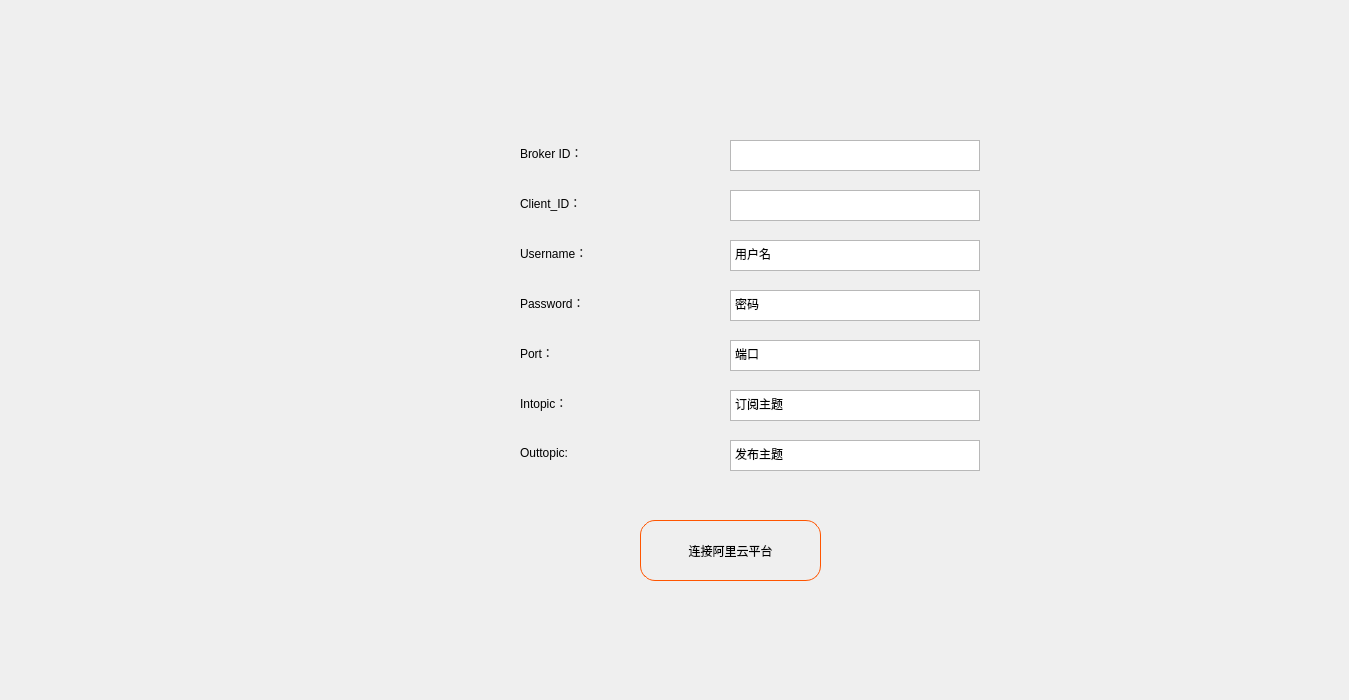
     <widget class="QWidget" name="tab_1_13">
      <attribute name="title">
       <string>Aliyun接入</string>
      </attribute>
      <widget class="QWidget" name="widget_19" native="true">
       <property name="geometry">
        <rect>
         <x>730</x>
         <y>140</y>
         <width>331</width>
         <height>331</height>
        </rect>
       </property>
       <widget class="QTextEdit" name="broker_4">
        <property name="geometry">
         <rect>
          <x>0</x>
          <y>0</y>
          <width>250</width>
          <height>31</height>
         </rect>
        </property>
        <property name="markdown">
         <string>根据物联网平台选择

</string>
        </property>
       </widget>
       <widget class="QTextEdit" name="port_4">
        <property name="geometry">
         <rect>
          <x>0</x>
          <y>200</y>
          <width>250</width>
          <height>31</height>
         </rect>
        </property>
        <property name="markdown">
         <string>端口

</string>
        </property>
        <property name="html">
         <string>&lt;!DOCTYPE HTML PUBLIC &quot;-//W3C//DTD HTML 4.0//EN&quot; &quot;http://www.w3.org/TR/REC-html40/strict.dtd&quot;&gt;
&lt;html&gt;&lt;head&gt;&lt;meta name=&quot;qrichtext&quot; content=&quot;1&quot; /&gt;&lt;meta charset=&quot;utf-8&quot; /&gt;&lt;style type=&quot;text/css&quot;&gt;
p, li { white-space: pre-wrap; }
hr { height: 1px; border-width: 0; }
li.unchecked::marker { content: &quot;\2610&quot;; }
li.checked::marker { content: &quot;\2612&quot;; }
&lt;/style&gt;&lt;/head&gt;&lt;body style=&quot; font-family:'Microsoft YaHei'; font-size:9pt; font-weight:400; font-style:normal;&quot;&gt;
&lt;p style=&quot; margin-top:6px; margin-bottom:6px; margin-left:0px; margin-right:0px; -qt-block-indent:0; text-indent:0px;&quot;&gt;端口&lt;/p&gt;&lt;/body&gt;&lt;/html&gt;</string>
        </property>
       </widget>
       <widget class="QTextEdit" name="client_4">
        <property name="geometry">
         <rect>
          <x>0</x>
          <y>50</y>
          <width>250</width>
          <height>31</height>
         </rect>
        </property>
        <property name="lineWrapMode">
         <enum>QTextEdit::LineWrapMode::WidgetWidth</enum>
        </property>
        <property name="markdown">
         <string>Client_ID

</string>
        </property>
       </widget>
       <widget class="QTextEdit" name="password_4">
        <property name="geometry">
         <rect>
          <x>0</x>
          <y>150</y>
          <width>250</width>
          <height>31</height>
         </rect>
        </property>
        <property name="markdown">
         <string>密码

</string>
        </property>
        <property name="html">
         <string>&lt;!DOCTYPE HTML PUBLIC &quot;-//W3C//DTD HTML 4.0//EN&quot; &quot;http://www.w3.org/TR/REC-html40/strict.dtd&quot;&gt;
&lt;html&gt;&lt;head&gt;&lt;meta name=&quot;qrichtext&quot; content=&quot;1&quot; /&gt;&lt;meta charset=&quot;utf-8&quot; /&gt;&lt;style type=&quot;text/css&quot;&gt;
p, li { white-space: pre-wrap; }
hr { height: 1px; border-width: 0; }
li.unchecked::marker { content: &quot;\2610&quot;; }
li.checked::marker { content: &quot;\2612&quot;; }
&lt;/style&gt;&lt;/head&gt;&lt;body style=&quot; font-family:'Microsoft YaHei'; font-size:9pt; font-weight:400; font-style:normal;&quot;&gt;
&lt;p style=&quot; margin-top:6px; margin-bottom:6px; margin-left:0px; margin-right:0px; -qt-block-indent:0; text-indent:0px;&quot;&gt;密码&lt;/p&gt;&lt;/body&gt;&lt;/html&gt;</string>
        </property>
       </widget>
       <widget class="QTextEdit" name="outtopic_4">
        <property name="geometry">
         <rect>
          <x>0</x>
          <y>300</y>
          <width>250</width>
          <height>31</height>
         </rect>
        </property>
        <property name="markdown">
         <string>发布主题

</string>
        </property>
        <property name="html">
         <string>&lt;!DOCTYPE HTML PUBLIC &quot;-//W3C//DTD HTML 4.0//EN&quot; &quot;http://www.w3.org/TR/REC-html40/strict.dtd&quot;&gt;
&lt;html&gt;&lt;head&gt;&lt;meta name=&quot;qrichtext&quot; content=&quot;1&quot; /&gt;&lt;meta charset=&quot;utf-8&quot; /&gt;&lt;style type=&quot;text/css&quot;&gt;
p, li { white-space: pre-wrap; }
hr { height: 1px; border-width: 0; }
li.unchecked::marker { content: &quot;\2610&quot;; }
li.checked::marker { content: &quot;\2612&quot;; }
&lt;/style&gt;&lt;/head&gt;&lt;body style=&quot; font-family:'Microsoft YaHei'; font-size:9pt; font-weight:400; font-style:normal;&quot;&gt;
&lt;p style=&quot; margin-top:6px; margin-bottom:6px; margin-left:0px; margin-right:0px; -qt-block-indent:0; text-indent:0px;&quot;&gt;发布主题&lt;/p&gt;&lt;/body&gt;&lt;/html&gt;</string>
        </property>
       </widget>
       <widget class="QTextEdit" name="username_4">
        <property name="geometry">
         <rect>
          <x>0</x>
          <y>100</y>
          <width>250</width>
          <height>31</height>
         </rect>
        </property>
        <property name="markdown">
         <string>用户名

</string>
        </property>
        <property name="html">
         <string>&lt;!DOCTYPE HTML PUBLIC &quot;-//W3C//DTD HTML 4.0//EN&quot; &quot;http://www.w3.org/TR/REC-html40/strict.dtd&quot;&gt;
&lt;html&gt;&lt;head&gt;&lt;meta name=&quot;qrichtext&quot; content=&quot;1&quot; /&gt;&lt;meta charset=&quot;utf-8&quot; /&gt;&lt;style type=&quot;text/css&quot;&gt;
p, li { white-space: pre-wrap; }
hr { height: 1px; border-width: 0; }
li.unchecked::marker { content: &quot;\2610&quot;; }
li.checked::marker { content: &quot;\2612&quot;; }
&lt;/style&gt;&lt;/head&gt;&lt;body style=&quot; font-family:'Microsoft YaHei'; font-size:9pt; font-weight:400; font-style:normal;&quot;&gt;
&lt;p style=&quot; margin-top:6px; margin-bottom:6px; margin-left:0px; margin-right:0px; -qt-block-indent:0; text-indent:0px;&quot;&gt;用户名&lt;/p&gt;&lt;/body&gt;&lt;/html&gt;</string>
        </property>
       </widget>
       <widget class="QTextEdit" name="intopic_4">
        <property name="geometry">
         <rect>
          <x>0</x>
          <y>250</y>
          <width>250</width>
          <height>31</height>
         </rect>
        </property>
        <property name="markdown">
         <string>订阅主题

</string>
        </property>
        <property name="html">
         <string>&lt;!DOCTYPE HTML PUBLIC &quot;-//W3C//DTD HTML 4.0//EN&quot; &quot;http://www.w3.org/TR/REC-html40/strict.dtd&quot;&gt;
&lt;html&gt;&lt;head&gt;&lt;meta name=&quot;qrichtext&quot; content=&quot;1&quot; /&gt;&lt;meta charset=&quot;utf-8&quot; /&gt;&lt;style type=&quot;text/css&quot;&gt;
p, li { white-space: pre-wrap; }
hr { height: 1px; border-width: 0; }
li.unchecked::marker { content: &quot;\2610&quot;; }
li.checked::marker { content: &quot;\2612&quot;; }
&lt;/style&gt;&lt;/head&gt;&lt;body style=&quot; font-family:'Microsoft YaHei'; font-size:9pt; font-weight:400; font-style:normal;&quot;&gt;
&lt;p style=&quot; margin-top:6px; margin-bottom:6px; margin-left:0px; margin-right:0px; -qt-block-indent:0; text-indent:0px;&quot;&gt;订阅主题&lt;/p&gt;&lt;/body&gt;&lt;/html&gt;</string>
        </property>
       </widget>
      </widget>
      <widget class="QWidget" name="widget_20" native="true">
       <property name="geometry">
        <rect>
         <x>520</x>
         <y>140</y>
         <width>111</width>
         <height>331</height>
        </rect>
       </property>
       <widget class="QLabel" name="label_100">
        <property name="geometry">
         <rect>
          <x>0</x>
          <y>300</y>
          <width>104</width>
          <height>25</height>
         </rect>
        </property>
        <property name="styleSheet">
         <string notr="true">
font: 14pt &quot;微软雅黑&quot;;
</string>
        </property>
        <property name="text">
         <string>Outtopic:</string>
        </property>
       </widget>
       <widget class="QLabel" name="label_brokerid_4">
        <property name="geometry">
         <rect>
          <x>0</x>
          <y>0</y>
          <width>104</width>
          <height>25</height>
         </rect>
        </property>
        <property name="styleSheet">
         <string notr="true">
font: 14pt &quot;微软雅黑&quot;;
</string>
        </property>
        <property name="text">
         <string>Broker ID：</string>
        </property>
       </widget>
       <widget class="QLabel" name="label_101">
        <property name="geometry">
         <rect>
          <x>0</x>
          <y>200</y>
          <width>104</width>
          <height>25</height>
         </rect>
        </property>
        <property name="styleSheet">
         <string notr="true">
font: 14pt &quot;微软雅黑&quot;;
</string>
        </property>
        <property name="text">
         <string>Port：</string>
        </property>
       </widget>
       <widget class="QLabel" name="label_102">
        <property name="geometry">
         <rect>
          <x>0</x>
          <y>100</y>
          <width>104</width>
          <height>25</height>
         </rect>
        </property>
        <property name="styleSheet">
         <string notr="true">
font: 14pt &quot;微软雅黑&quot;;
</string>
        </property>
        <property name="text">
         <string>Username：</string>
        </property>
       </widget>
       <widget class="QLabel" name="label_103">
        <property name="geometry">
         <rect>
          <x>0</x>
          <y>250</y>
          <width>104</width>
          <height>25</height>
         </rect>
        </property>
        <property name="styleSheet">
         <string notr="true">
font: 14pt &quot;微软雅黑&quot;;
</string>
        </property>
        <property name="text">
         <string>Intopic：</string>
        </property>
       </widget>
       <widget class="QLabel" name="label_104">
        <property name="geometry">
         <rect>
          <x>0</x>
          <y>50</y>
          <width>104</width>
          <height>25</height>
         </rect>
        </property>
        <property name="styleSheet">
         <string notr="true">
font: 14pt &quot;微软雅黑&quot;;
</string>
        </property>
        <property name="text">
         <string>Client_ID：</string>
        </property>
       </widget>
       <widget class="QLabel" name="label_105">
        <property name="geometry">
         <rect>
          <x>0</x>
          <y>150</y>
          <width>104</width>
          <height>25</height>
         </rect>
        </property>
        <property name="styleSheet">
         <string notr="true">
font: 14pt &quot;微软雅黑&quot;;
</string>
        </property>
        <property name="text">
         <string>Password：</string>
        </property>
       </widget>
      </widget>
      <widget class="QPushButton" name="connected_button_4">
       <property name="geometry">
        <rect>
         <x>640</x>
         <y>520</y>
         <width>181</width>
         <height>61</height>
        </rect>
       </property>
       <property name="styleSheet">
        <string notr="true">
QPushButton{
background:transparent;
font: 14pt &quot;微软雅黑&quot;;
border:1px solid;
border-color: rgb(255, 85, 0);
border-radius:15;
}


QPushButton::hover{background:rgba(0, 0, 0,170)}

</string>
       </property>
       <property name="text">
        <string>连接阿里云平台</string>
       </property>
       <property name="icon">
        <iconset resource="../resource/1.qrc">
         <normaloff>:/1/aliyun.png</normaloff>:/1/aliyun.png</iconset>
       </property>
       <property name="iconSize">
        <size>
         <width>30</width>
         <height>30</height>
        </size>
       </property>
      </widget>
      <widget class="QLabel" name="label_106">
       <property name="geometry">
        <rect>
         <x>0</x>
         <y>10</y>
         <width>150</width>
         <height>150</height>
        </rect>
       </property>
       <property name="text">
        <string/>
       </property>
       <property name="pixmap">
        <pixmap resource="../resource/1.qrc">:/1/智能机械臂.png</pixmap>
       </property>
       <property name="scaledContents">
        <bool>true</bool>
       </property>
      </widget>
      <widget class="QLabel" name="label_107">
       <property name="geometry">
        <rect>
         <x>10</x>
         <y>500</y>
         <width>241</width>
         <height>191</height>
        </rect>
       </property>
       <property name="text">
        <string/>
       </property>
       <property name="pixmap">
        <pixmap resource="../resource/1.qrc">:/1/zstu_logo.png</pixmap>
       </property>
       <property name="scaledContents">
        <bool>true</bool>
       </property>
      </widget>
      <widget class="QLabel" name="label_108">
       <property name="geometry">
        <rect>
         <x>1140</x>
         <y>470</y>
         <width>200</width>
         <height>200</height>
        </rect>
       </property>
       <property name="text">
        <string/>
       </property>
       <property name="pixmap">
        <pixmap resource="../resource/1.qrc">:/1/智能制造.png</pixmap>
       </property>
       <property name="scaledContents">
        <bool>true</bool>
       </property>
      </widget>
     </widget>
